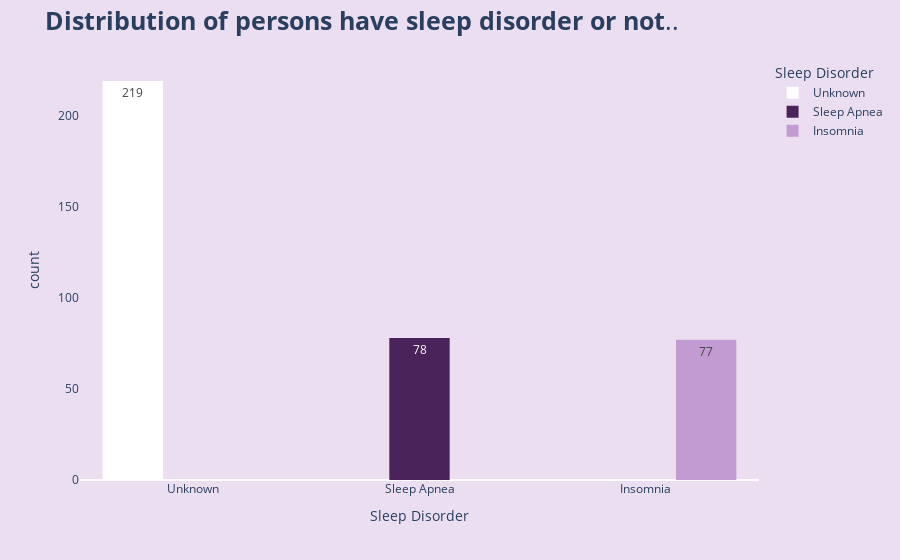

The code cell stored with this chart in its notebook:
### Code cell
import pandas as pd
import plotly.express as px

# Veriyi okuma
sleep_data = pd.read_csv('Sleep_health_and_lifestyle_dataset.csv')

# 'None' değerleri 'Unknown' olarak değiştirme
sleep_data['Sleep Disorder'].fillna('Unknown', inplace=True)

# Histogram oluşturma, 'None' değerlerini filtreleme
fig = px.histogram(sleep_data[sleep_data['Sleep Disorder'] != 'None'],
                   x='Sleep Disorder', 
                   barmode="group",
                   color='Sleep Disorder',
                   color_discrete_sequence=['white', '#4A235A', '#C39BD3'],
                   text_auto=True)

# Layout ayarları
fig.update_layout(title='<b>Distribution of persons have sleep disorder or not</b>..',
                  title_font={'size': 25},
                  paper_bgcolor='#EBDEF0',
                  plot_bgcolor='#EBDEF0',
                  showlegend=True)

# Eksen ayarları
fig.update_yaxes(showgrid=False)

# Çıktıyı gösterme
fig.show()

### Figure 1 — Plotly figure (JSON) as saved in the notebook; plotly's stock layout.template omitted (floating-point values rounded to 4 significant figures; data arrays with more than 128 entries replaced by an {"elided": "..."} marker saying what was removed)
{"data": [{"alignmentgroup": "True", "bingroup": "x", "hovertemplate": "Sleep Disorder=%{x}<br>count=%{y}<extra></extra>", "legendgroup": "Unknown", "marker": {"color": "white", "pattern": {"shape": ""}}, "name": "Unknown", "offsetgroup": "Unknown", "orientation": "v", "showlegend": true, "texttemplate": "%{value}", "type": "histogram", "x": {"elided": "219 str values"}, "xaxis": "x", "yaxis": "y"}, {"alignmentgroup": "True", "bingroup": "x", "hovertemplate": "Sleep Disorder=%{x}<br>count=%{y}<extra></extra>", "legendgroup": "Sleep Apnea", "marker": {"color": "#4A235A", "pattern": {"shape": ""}}, "name": "Sleep Apnea", "offsetgroup": "Sleep Apnea", "orientation": "v", "showlegend": true, "texttemplate": "%{value}", "type": "histogram", "x": ["Sleep Apnea", "Sleep Apnea", "Sleep Apnea", "Sleep Apnea", "Sleep Apnea", "Sleep Apnea", "Sleep Apnea", "Sleep Apnea", "Sleep Apnea", "Sleep Apnea", "Sleep Apnea", "Sleep Apnea", "Sleep Apnea", "Sleep Apnea", "Sleep Apnea", "Sleep Apnea", "Sleep Apnea", "Sleep Apnea", "Sleep Apnea", "Sleep Apnea", "Sleep Apnea", "Sleep Apnea", "Sleep Apnea", "Sleep Apnea", "Sleep Apnea", "Sleep Apnea", "Sleep Apnea", "Sleep Apnea", "Sleep Apnea", "Sleep Apnea", "Sleep Apnea", "Sleep Apnea", "Sleep Apnea", "Sleep Apnea", "Sleep Apnea", "Sleep Apnea", "Sleep Apnea", "Sleep Apnea", "Sleep Apnea", "Sleep Apnea", "Sleep Apnea", "Sleep Apnea", "Sleep Apnea", "Sleep Apnea", "Sleep Apnea", "Sleep Apnea", "Sleep Apnea", "Sleep Apnea", "Sleep Apnea", "Sleep Apnea", "Sleep Apnea", "Sleep Apnea", "Sleep Apnea", "Sleep Apnea", "Sleep Apnea", "Sleep Apnea", "Sleep Apnea", "Sleep Apnea", "Sleep Apnea", "Sleep Apnea", "Sleep Apnea", "Sleep Apnea", "Sleep Apnea", "Sleep Apnea", "Sleep Apnea", "Sleep Apnea", "Sleep Apnea", "Sleep Apnea", "Sleep Apnea", "Sleep Apnea", "Sleep Apnea", "Sleep Apnea", "Sleep Apnea", "Sleep Apnea", "Sleep Apnea", "Sleep Apnea", "Sleep Apnea", "Sleep Apnea"], "xaxis": "x", "yaxis": "y"}, {"alignmentgroup": "True", "bingroup": "x", "hovertemplate": "Sleep Disorder=%{x}<br>count=%{y}<extra></extra>", "legendgroup": "Insomnia", "marker": {"color": "#C39BD3", "pattern": {"shape": ""}}, "name": "Insomnia", "offsetgroup": "Insomnia", "orientation": "v", "showlegend": true, "texttemplate": "%{value}", "type": "histogram", "x": ["Insomnia", "Insomnia", "Insomnia", "Insomnia", "Insomnia", "Insomnia", "Insomnia", "Insomnia", "Insomnia", "Insomnia", "Insomnia", "Insomnia", "Insomnia", "Insomnia", "Insomnia", "Insomnia", "Insomnia", "Insomnia", "Insomnia", "Insomnia", "Insomnia", "Insomnia", "Insomnia", "Insomnia", "Insomnia", "Insomnia", "Insomnia", "Insomnia", "Insomnia", "Insomnia", "Insomnia", "Insomnia", "Insomnia", "Insomnia", "Insomnia", "Insomnia", "Insomnia", "Insomnia", "Insomnia", "Insomnia", "Insomnia", "Insomnia", "Insomnia", "Insomnia", "Insomnia", "Insomnia", "Insomnia", "Insomnia", "Insomnia", "Insomnia", "Insomnia", "Insomnia", "Insomnia", "Insomnia", "Insomnia", "Insomnia", "Insomnia", "Insomnia", "Insomnia", "Insomnia", "Insomnia", "Insomnia", "Insomnia", "Insomnia", "Insomnia", "Insomnia", "Insomnia", "Insomnia", "Insomnia", "Insomnia", "Insomnia", "Insomnia", "Insomnia", "Insomnia", "Insomnia", "Insomnia", "Insomnia"], "xaxis": "x", "yaxis": "y"}], "layout": {"barmode": "group", "legend": {"title": {"text": "Sleep Disorder"}, "tracegroupgap": 0}, "margin": {"t": 60}, "paper_bgcolor": "#EBDEF0", "plot_bgcolor": "#EBDEF0", "showlegend": true, "title": {"font": {"size": 25}, "text": "<b>Distribution of persons have sleep disorder or not</b>.."}, "xaxis": {"anchor": "y", "categoryarray": ["Unknown", "Sleep Apnea", "Insomnia"], "categoryorder": "array", "domain": [0, 1], "title": {"text": "Sleep Disorder"}}, "yaxis": {"anchor": "x", "domain": [0, 1], "showgrid": false, "title": {"text": "count"}}}}
